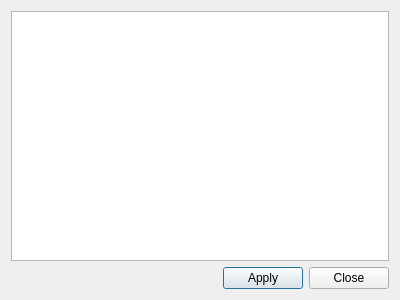
<?xml version="1.0" encoding="UTF-8"?>
<ui version="4.0">
 <class>SAKUdpServerMulticast</class>
 <widget class="QDialog" name="SAKUdpServerMulticast">
  <property name="geometry">
   <rect>
    <x>0</x>
    <y>0</y>
    <width>400</width>
    <height>300</height>
   </rect>
  </property>
  <property name="windowTitle">
   <string>UDP Server Multicast Editor</string>
  </property>
  <layout class="QGridLayout" name="gridLayout">
   <item row="0" column="0" colspan="3">
    <widget class="QTableWidget" name="tableWidget"/>
   </item>
   <item row="1" column="1">
    <widget class="QPushButton" name="applyPushButton">
     <property name="text">
      <string>Apply</string>
     </property>
    </widget>
   </item>
   <item row="1" column="2">
    <widget class="QPushButton" name="pushButton">
     <property name="text">
      <string>Close</string>
     </property>
    </widget>
   </item>
   <item row="1" column="0">
    <widget class="QLabel" name="tipsLabel">
     <property name="sizePolicy">
      <sizepolicy hsizetype="Expanding" vsizetype="Preferred">
       <horstretch>0</horstretch>
       <verstretch>0</verstretch>
      </sizepolicy>
     </property>
     <property name="styleSheet">
      <string notr="true">QLabel {
	color: &quot;red&quot;;
}</string>
     </property>
     <property name="text">
      <string notr="true"> </string>
     </property>
    </widget>
   </item>
  </layout>
 </widget>
 <resources/>
 <connections>
  <connection>
   <sender>pushButton</sender>
   <signal>clicked()</signal>
   <receiver>SAKUdpServerMulticast</receiver>
   <slot>reject()</slot>
   <hints>
    <hint type="sourcelabel">
     <x>365</x>
     <y>281</y>
    </hint>
    <hint type="destinationlabel">
     <x>208</x>
     <y>284</y>
    </hint>
   </hints>
  </connection>
 </connections>
</ui>
